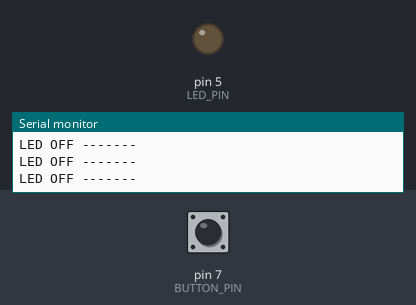
Bench run of a sketch on a simulated Arduino Uno, built with avr-gcc and run on an emulated ATmega328P. Shown: output pins drawn as LEDs (lit = HIGH), the last lines printed to the serial monitor. Dashed ring = blinking. The inputs (shaded band) are chosen by the test bench; at power-on: pin 7 (BUTTON_PIN) LOW.

Above: at 1.2 s.
1.3 s: pin 7 (BUTTON_PIN) pulled HIGH for 0.15 s
At 1.39 s:
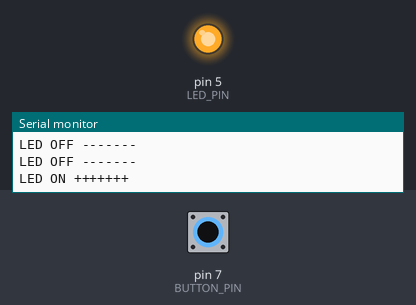
2.9 s: pin 7 (BUTTON_PIN) pulled HIGH for 3.2 s
At 7.2 s:
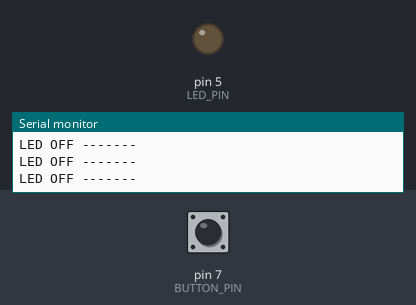
7.6 s: pin 7 (BUTTON_PIN) pulsed HIGH 2 times (0.12 s each, 0.3 s apart)
At 7.96 s:
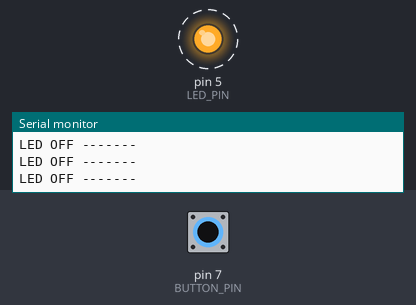
11.2 s: pin 7 (BUTTON_PIN) pulled HIGH for 1 s
At 13.4 s:
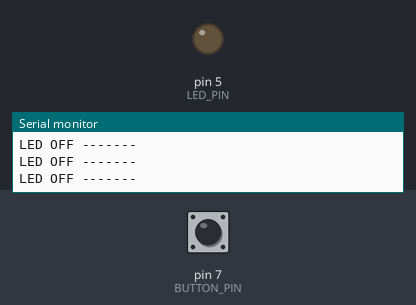
15.2 s: pin 7 (BUTTON_PIN) driven HIGH
At 16.4 s:
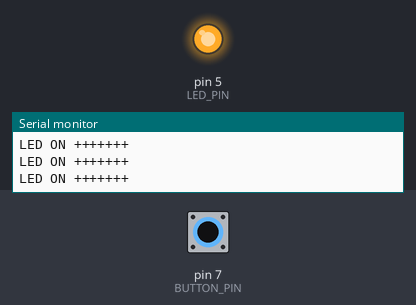
18.2 s: pin 7 (BUTTON_PIN) driven LOW
At 19.1 s:
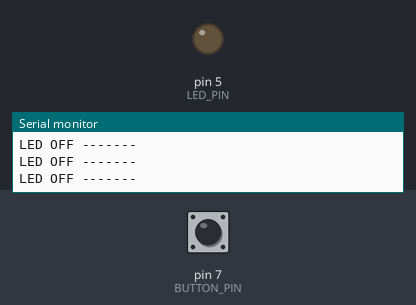
Timing chart, 0 to 20.7 s (numbered marks = the images above; inputs shaded):
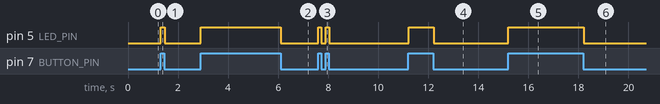

The sketch:

btn_led.ino
```cpp
#include "config.h"

// GLOBAL
bool buttonState = 0;

void setup() {
  Serial.begin(9600);
  pinMode(LED_PIN, OUTPUT);
  pinMode(BUTTON_PIN, INPUT);
}

void loop() {
 buttonState = digitalRead(BUTTON_PIN);

  if (buttonState == HIGH) {            //check if the pushbutton is pressed
    //if it is, the buttonState is HIGH
    digitalWrite(LED_PIN, HIGH);         //turn LED on
    Serial.println("LED ON +++++++");
  }
  else {
    digitalWrite(LED_PIN, LOW);          // turn LED off
    Serial.println("LED OFF -------");
  }
}
```

config.h
```cpp
#ifndef CONFIG_H
#define CONFIG_H

#include <Arduino.h>

// PINS
const uint8_t LED_PIN = 5;
const uint8_t BUTTON_PIN = 7;

#endif
```

Measured:
- after the input at 1.3 s, pin 5 (LED_PIN): LOW → HIGH at once, → LOW 0.15 s later
- after the input at 2.9 s, pin 5 (LED_PIN): LOW → HIGH at once, → LOW 3.2 s later
- after the input at 7.6 s, pin 5 (LED_PIN): alternates HIGH for 0.12 s and LOW for 0.18 s, 4 changes in all, then stays LOW, starting at once
- after the input at 11.2 s, pin 5 (LED_PIN): LOW → HIGH at once, → LOW 1.0 s later
- after the input at 15.2 s, pin 5 (LED_PIN): LOW → HIGH at once
- after the input at 18.2 s, pin 5 (LED_PIN): HIGH → LOW at once
